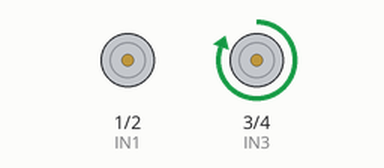
This sketch was run on a simulated Arduino Uno, built with avr-gcc and run on an emulated ATmega328P. Parts: motor-driver pin pairs drawn as motors (green arrow = first pin HIGH = forward, orange = second pin HIGH = backward, longer = more drive).

Above: at 0.1 s.
At 5.6 s:
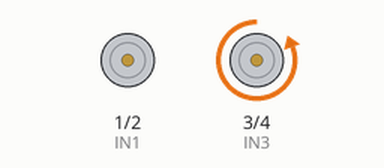
At 11.1 s:
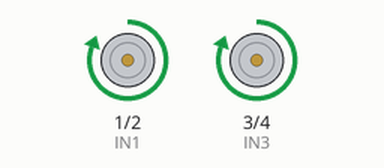
At 35.6 s:
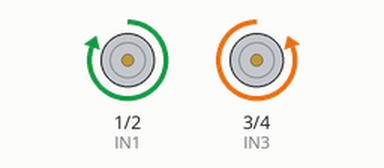
Timing chart, 0 to 37.1 s (numbered marks = the images above):
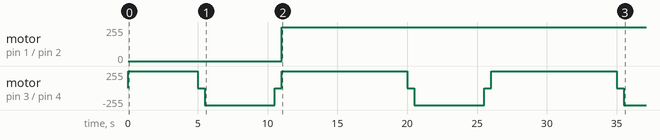

Measured:
- by itself, motor on pin 1 (IN1) / pin 2 (IN2): stopped → forward 255/255 at 11.0 s
- by itself, motor on pin 3 (IN3) / pin 4 (IN4): repeats every 15.0 s: stopped 0.50 s, backward 255/255 5.0 s, stopped 0.50 s, forward 255/255 9.0 s

The sketch:

sketch_sep27a.ino
```cpp
//Autor : FILIPEFLOP

//Definicoes pinos Arduino ligados a entrada da Ponte H
int IN1 = 1;
int IN2 = 2;
int IN3 = 3;
int IN4 = 4;

void setup()
{
  //Define os pinos como saida
 pinMode(IN1, OUTPUT);
 pinMode(IN2, OUTPUT);
 pinMode(IN3, OUTPUT);
 pinMode(IN4, OUTPUT);
}

void loop()
{


      //MOTOR B

 //Gira o Motor B no sentido horario
 digitalWrite(IN3, HIGH);
 digitalWrite(IN4, LOW);
 delay(5000);
 //Para o motor B
 digitalWrite(IN3, HIGH);
 digitalWrite(IN4, HIGH);
 delay(500);


 //Gira o Motor B no sentido anti-horario
 digitalWrite(IN3, LOW);
 digitalWrite(IN4, HIGH);
 delay(5000);
 //Para o motor B
 digitalWrite(IN3, HIGH);
 digitalWrite(IN4, HIGH);
 delay(500);


//===============================
  //Gira o Motor A E B no sentido horario
 digitalWrite(IN1, HIGH);
 digitalWrite(IN2, LOW);
 digitalWrite(IN3, HIGH);
 digitalWrite(IN4, LOW);
 delay(4000);


}
```
